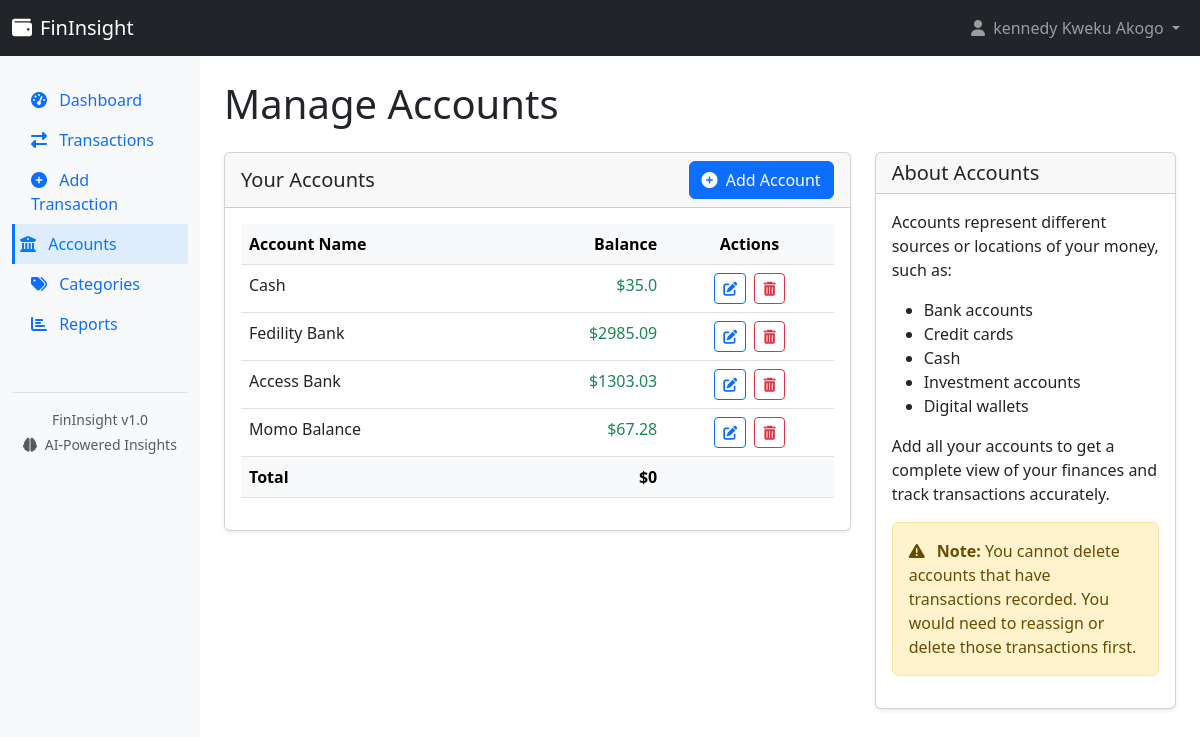
Page /accounts (signed in) on the committed database.
### app.py (models this page shows)
class User(UserMixin, db.Model):
    id = db.Column(db.Integer, primary_key=True)
    username = db.Column(db.String(100), unique=True, nullable=False)
    email = db.Column(db.String(100), unique=True, nullable=False)
    password = db.Column(db.String(200), nullable=False)
    name = db.Column(db.String(100), nullable=False)
    date_registered = db.Column(db.DateTime, default=datetime.utcnow)
    accounts = db.relationship('Account', backref='owner', lazy=True)
    categories = db.relationship('Category', backref='owner', lazy=True)
    transactions = db.relationship('Transaction', backref='user', lazy=True)

class Account(db.Model):
    id = db.Column(db.Integer, primary_key=True)
    name = db.Column(db.String(100), nullable=False)
    balance = db.Column(db.Float, default=0.0)
    user_id = db.Column(db.Integer, db.ForeignKey('user.id'), nullable=False)
    transactions = db.relationship('Transaction', backref='account', lazy=True)

### app.py (the view)
@app.route('/accounts')
@login_required
def accounts():
    accounts = Account.query.filter_by(user_id=current_user.id).all()
    total_balance = sum(account.balance for account in accounts)
    return render_template('accounts.html',
                          accounts=accounts,
                          total_balance=total_balance)

### app.py (called while the page is built)
@login_manager.user_loader
def load_user(user_id):
    return User.query.get(int(user_id))

### templates/accounts.html (shortened to what this page needs)
{% extends "layout.html" %}
{% block content %}
<h1 class="mb-4">Manage Accounts</h1>
<div class="row">
    <div class="col-md-8 mb-4">
        <div class="card">
            <div class="card-header d-flex justify-content-between align-items-center">
                <h5 class="mb-0">Your Accounts</h5>
                <a href="{{ url_for('add_account') }}" class="btn btn-primary">
                    <i class="fas fa-plus-circle me-1"></i> Add Account
                </a>
            </div>
            <div class="card-body">
                {% if accounts %}
                <div class="table-responsive">
                    <table class="table table-hover">
                        <thead class="table-light">
                            <tr>
                                <th>Account Name</th>
                                <th class="text-end">Balance</th>
                                <th class="text-center">Actions</th>
                            </tr>
                        </thead>
                        <tbody>
                            {% for account in accounts %}
                            <tr>
                                <td>{{ account.name }}</td>
                                <td class="text-end {% if account.balance > 0 %}text-success{% elif account.balance < 0 %}text-danger{% endif %}">
                                    ${{ account.balance|round(2) }}
                                </td>
                                <td class="text-center">
                                    <a href="{{ url_for('update_account', account_id=account.id) }}" class="btn btn-sm btn-outline-primary me-1">
                                        <i class="fas fa-edit"></i>
                                    </a>
                                    <button type="button" class="btn btn-sm btn-outline-danger"
                                            data-bs-toggle="modal"
                                            data-bs-target="#deleteAccountModal{{ account.id }}">
                                        <i class="fas fa-trash-alt"></i>
                                    </button>
                                </td>
                            </tr>
                            {% endfor %}
                        </tbody>
                        <tfoot class="table-light">
                            <tr>
                                <th>Total</th>
                                <th class="text-end">
                                    {% set total = 0 %}
                                    {% for account in accounts %}
                                        {% set total = total + account.balance %}
                                    {% endfor %}
                                    <span class="{% if total > 0 %}text-success{% elif total < 0 %}text-danger{% endif %}">
                                        ${{ total|round(2) }}
                                    </span>
                                </th>
                                <th></th>
                            </tr>
                        </tfoot>
                    </table>
                </div>
                {% else %}
                <div class="alert alert-info">
                    <i class="fas fa-info-circle me-2"></i> You don't have any accounts yet. Create your first account to get started.
                </div>
                {% endif %}
            </div>
        </div>
    </div>
    <div class="col-md-4">
        <div class="card">
            <div class="card-header">
                <h5 class="mb-0">About Accounts</h5>
            </div>
            <div class="card-body">
                <p>
                    Accounts represent different sources or locations of your money, such as:
                </p>
                <ul>
                    <li>Bank accounts</li>
                    <li>Credit cards</li>
                    <li>Cash</li>
                    <li>Investment accounts</li>
                    <li>Digital wallets</li>
                </ul>
                <p>
                    Add all your accounts to get a complete view of your finances and track transactions accurately.
                </p>
                <div class="alert alert-warning">
                    <i class="fas fa-exclamation-triangle me-2"></i>
                    <strong>Note:</strong> You cannot delete accounts that have transactions recorded. You would need to reassign or delete those transactions first.
                </div>
            </div>
        </div>
    </div>
</div>
{% endblock %}

### templates/layout.html (shortened to what this page needs)
<!DOCTYPE html>
<html lang="en">
<head>
    <link href="https://cdn.jsdelivr.net/npm/bootstrap@5.3.0-alpha1/dist/css/bootstrap.min.css" rel="stylesheet">
    <link rel="stylesheet" href="https://cdnjs.cloudflare.com/ajax/libs/font-awesome/6.3.0/css/all.min.css">
</head>
<body>
    {% if current_user.is_authenticated %}
    <nav class="navbar navbar-expand-lg navbar-dark bg-dark">
        <div class="container-fluid">
            <a class="navbar-brand" href="{{ url_for('dashboard') }}">
                <i class="fas fa-wallet me-2"></i>FinInsight
            </a>
            <div class="collapse navbar-collapse" id="navbarNav">
                <ul class="navbar-nav ms-auto">
                    <li class="nav-item dropdown">
                        <a class="nav-link dropdown-toggle" href="#" id="navbarDropdown" role="button" data-bs-toggle="dropdown">
                            <i class="fas fa-user me-1"></i> {{ current_user.name }}
                        </a>
                    </li>
                </ul>
            </div>
        </div>
    </nav>
    <div class="container-fluid">
        <div class="row">
            <div class="col-md-3 col-lg-2 d-md-block sidebar" id="sidebar">
                <div class="sidebar-sticky">
                    <ul class="nav flex-column">
                        <li class="nav-item">
                            <a class="nav-link {% if request.path == url_for('dashboard') %}active{% endif %}" href="{{ url_for('dashboard') }}">
                                <i class="fas fa-tachometer-alt me-2"></i> Dashboard
                            </a>
                        </li>
                        <li class="nav-item">
                            <a class="nav-link {% if request.path == url_for('transactions') %}active{% endif %}" href="{{ url_for('transactions') }}">
                                <i class="fas fa-exchange-alt me-2"></i> Transactions
                            </a>
                        </li>
                        <li class="nav-item">
                            <a class="nav-link {% if request.path == url_for('add_transaction') %}active{% endif %}" href="{{ url_for('add_transaction') }}">
                                <i class="fas fa-plus-circle me-2"></i> Add Transaction
                            </a>
                        </li>
                        <li class="nav-item">
                            <a class="nav-link {% if request.path == url_for('accounts') %}active{% endif %}" href="{{ url_for('accounts') }}">
                                <i class="fas fa-university me-2"></i> Accounts
                            </a>
                        </li>
                        <li class="nav-item">
                            <a class="nav-link {% if request.path == url_for('categories') %}active{% endif %}" href="{{ url_for('categories') }}">
                                <i class="fas fa-tags me-2"></i> Categories
                            </a>
                        </li>
                        <li class="nav-item">
                            <a class="nav-link {% if request.path == url_for('report') %}active{% endif %}" href="{{ url_for('report') }}">
                                <i class="fas fa-chart-bar me-2"></i> Reports
                            </a>
                        </li>
                    </ul>
                    <div class="mt-5 pt-3 border-top text-center text-muted small">
                        <p class="mb-1">FinInsight v1.0</p>
                        <p><i class="fas fa-brain me-1"></i> AI-Powered Insights</p>
                    </div>
                </div>
            </div>
            <main class="col-md-9 ms-sm-auto col-lg-10 px-md-4 content content-wrapper" id="content">
                {% block content %}{% endblock %}
            </main>
        </div>
    </div>
    {% endif %}
</body>
</html>

### templates/layout.html (style rules this page uses)
.sidebar { min-height: calc(100vh - 56px); background-color: #f8f9fa; padding-top: 1rem; }
.sidebar-sticky { position: sticky; top: 0; height: calc(100vh - 56px); padding-top: 0.5rem; overflow-x: hidden; overflow-y: auto; }
.content { padding: 1.5rem; }
.card { margin-bottom: 1.5rem; box-shadow: 0 0.125rem 0.25rem rgba(0, 0, 0, 0.075); }
.nav-link.active { color: #007bff; background-color: rgba(0, 123, 255, 0.1); border-left: 3px solid #007bff; padding-left: calc(0.5rem - 3px); }
.nav-link { padding: 0.5rem 1rem; border-left: 3px solid transparent; }

### rows in the picture
User: name "kennedy Kweku Akogo"
Account: name "Cash", balance "35.0"
Account: name "Fedility Bank", balance "2985.09"
Account: name "Access Bank", balance "1303.03"
Account: name "Momo Balance", balance "67.28"

### other values in the picture
{{ total|round(2) }} "0"
